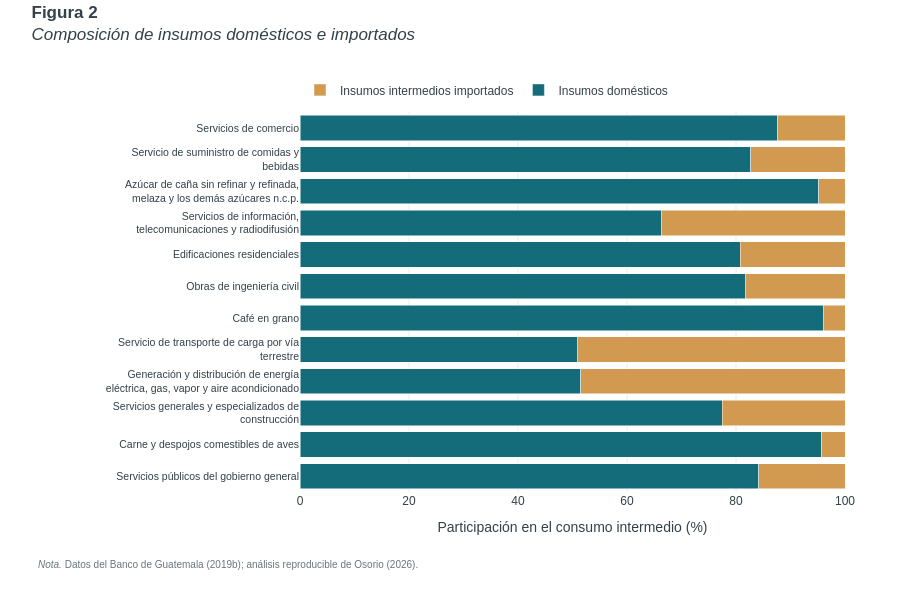

The code cell stored with this chart in its notebook:
### Markdown cell above
## 2. Insumos domésticos e importados

Cada columna de la *Matriz Insumo-Producto (MIP) de Guatemala, año de referencia 2013, producto por producto* describe los insumos necesarios para producir el producto correspondiente; cada fila identifica el producto suministrado como insumo. La matriz doméstica registra compras a productores del país y la matriz importada registra insumos intermedios adquiridos al resto del mundo (Banco de Guatemala, 2019c).

Para cada origen $r\in\{d,m\}$, sea nacional o importado, el coeficiente se calcula como:

$$
a^{r}_{ij}=
\begin{cases}
z^{r}_{ij}/x_j, & \text{si } x_j>0,\\
0, & \text{si } x_j=0.
\end{cases}
$$

El coeficiente $a_{ij}$ mide el requerimiento directo del insumo $i$ por unidad de producción del producto $j$ (Leontief, 1936; Miller & Blair, 2022). La segunda regla conserva las seis columnas sin producción observada sin dividir por cero. Esos productos se excluyen del selector de escenarios. La participación importada se define, cuando el consumo intermedio es positivo, como:

$$
s^{m}_{j}=
\frac{\sum_i z^{m}_{ij}}
{\sum_i\left(z^{d}_{ij}+z^{m}_{ij}\right)}\times 100.
$$

La figura de composición compara los productos con mayor utilización de insumos. Una participación importada elevada indica dependencia de insumos externos, no necesariamente dependencia de importaciones del producto final.

El mapa de calor interactivo cruza los 18 insumos con mayores ventas intermedias y los 18 productos con mayor uso de insumos. Las filas son insumos proveedores; las columnas son productos usuarios. El selector permite alternar coeficientes totales, domésticos e importados sin cambiar el conjunto comparado.

### Code cell
#@title { display-mode: "form" }
estructura = pd.DataFrame({
    "codigo": CODIGOS,
    "producto": [NOMBRES[c] for c in CODIGOS],
    "domestico": Z_d.sum(axis=0),
    "importado": Z_m.sum(axis=0),
})
estructura["total"] = estructura["domestico"] + estructura["importado"]
estructura["participacion_importada"] = np.divide(
    100 * estructura["importado"],
    estructura["total"],
    out=np.full(len(estructura), np.nan),
    where=estructura["total"].to_numpy() > 0,
)
principales_insumos = estructura.nlargest(12, "total")
fig = figura_insumos(principales_insumos, participaciones=True)
mostrar_figura(fig, "Figura 2. Composición de insumos domésticos e importados")

### Figure 1 — Plotly figure (JSON) as saved in the notebook; plotly's stock layout.template omitted (floating-point values rounded to 4 significant figures)
{"data": [{"customdata": [["Servicios públicos del gobierno general", "P137"], ["Carne y despojos comestibles de aves", "P036"], ["Servicios generales y especializados de construcción", "P101"], ["Generación y distribución de energía eléctrica, gas, vapor y aire acondicionado", "P095"], ["Servicio de transporte de carga por vía terrestre", "P105"], ["Café en grano", "P016"], ["Obras de ingeniería civil", "P100"], ["Edificaciones residenciales", "P098"], ["Servicios de información, telecomunicaciones y radiodifusión", "P112"], ["Azúcar de caña sin refinar y refinada, melaza y los demás azúcares n.c.p.", "P052"], ["Servicio de suministro de comidas y bebidas", "P111"], ["Servicios de comercio", "P102"]], "hovertemplate": "%{customdata[0]}<br>Código: %{customdata[1]}<br>Participación doméstica: %{x:.2f}%<extra></extra>", "marker": {"color": "#146c7a"}, "name": "Insumos domésticos", "orientation": "h", "type": "bar", "x": [84.2, 95.71, 77.48, 51.49, 50.88, 96.02, 81.65, 80.73, 66.26, 95.15, 82.67, 87.62], "y": ["Servicios públicos del gobierno general", "Carne y despojos comestibles de aves", "Servicios generales y especializados de<br>construcción", "Generación y distribución de energía<br>eléctrica, gas, vapor y aire acondicionado", "Servicio de transporte de carga por vía<br>terrestre", "Café en grano", "Obras de ingeniería civil", "Edificaciones residenciales", "Servicios de información,<br>telecomunicaciones y radiodifusión", "Azúcar de caña sin refinar y refinada,<br>melaza y los demás azúcares n.c.p.", "Servicio de suministro de comidas y<br>bebidas", "Servicios de comercio"]}, {"customdata": [["Servicios públicos del gobierno general", "P137"], ["Carne y despojos comestibles de aves", "P036"], ["Servicios generales y especializados de construcción", "P101"], ["Generación y distribución de energía eléctrica, gas, vapor y aire acondicionado", "P095"], ["Servicio de transporte de carga por vía terrestre", "P105"], ["Café en grano", "P016"], ["Obras de ingeniería civil", "P100"], ["Edificaciones residenciales", "P098"], ["Servicios de información, telecomunicaciones y radiodifusión", "P112"], ["Azúcar de caña sin refinar y refinada, melaza y los demás azúcares n.c.p.", "P052"], ["Servicio de suministro de comidas y bebidas", "P111"], ["Servicios de comercio", "P102"]], "hovertemplate": "%{customdata[0]}<br>Código: %{customdata[1]}<br>Participación importada: %{x:.2f}%<extra></extra>", "marker": {"color": "#d29a50"}, "name": "Insumos intermedios importados", "orientation": "h", "type": "bar", "x": [15.8, 4.287, 22.52, 48.51, 49.12, 3.983, 18.35, 19.27, 33.74, 4.85, 17.33, 12.38], "y": ["Servicios públicos del gobierno general", "Carne y despojos comestibles de aves", "Servicios generales y especializados de<br>construcción", "Generación y distribución de energía<br>eléctrica, gas, vapor y aire acondicionado", "Servicio de transporte de carga por vía<br>terrestre", "Café en grano", "Obras de ingeniería civil", "Edificaciones residenciales", "Servicios de información,<br>telecomunicaciones y radiodifusión", "Azúcar de caña sin refinar y refinada,<br>melaza y los demás azúcares n.c.p.", "Servicio de suministro de comidas y<br>bebidas", "Servicios de comercio"]}], "layout": {"annotations": [{"align": "left", "font": {"color": "#69767d", "size": 10}, "showarrow": false, "text": "<i>Nota.</i> Datos del Banco de Guatemala (2019b); análisis reproducible de Osorio (2026).", "x": 0, "xanchor": "left", "xref": "paper", "xshift": -264, "y": -0.17, "yanchor": "top", "yref": "paper"}], "barmode": "stack", "font": {"color": "#334148", "family": "Arial, sans-serif", "size": 12}, "height": 610, "hoverlabel": {"bgcolor": "white", "font": {"family": "Arial", "size": 12}}, "legend": {"orientation": "h", "x": 0, "xanchor": "left", "y": 1.02, "yanchor": "bottom"}, "margin": {"b": 118, "l": 300, "r": 55, "t": 112}, "paper_bgcolor": "white", "plot_bgcolor": "white", "title": {"automargin": false, "font": {"size": 17}, "pad": {"b": 8}, "text": "<b>Figura 2</b><br><i>Composición de insumos domésticos e importados</i>", "x": 0.035, "xanchor": "left", "xref": "container", "y": 0.97, "yanchor": "top", "yref": "container"}, "xaxis": {"gridcolor": "#e8edef", "range": [0, 100], "title": {"text": "Participación en el consumo intermedio (%)"}, "zeroline": false}, "yaxis": {"automargin": true, "tickfont": {"size": 10.5}}}}
